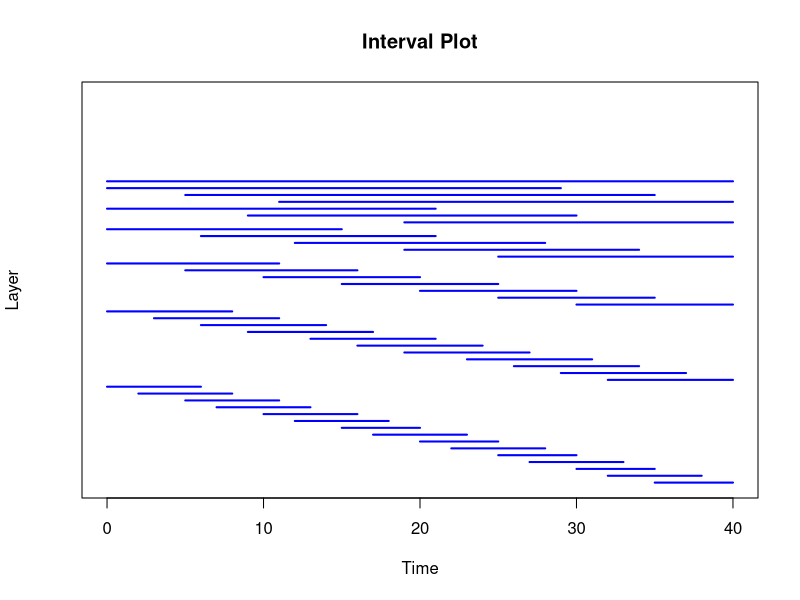

The R source for this figure:

construct_intervals <- function(T, alpha = sqrt(1/2), m = 2) {
  layers <- ceiling(log(T, 1/alpha))
  
  # Since we flatten at the end anyway, no need to store as a list
  intervals <- matrix(NA, nrow = 0, ncol = 2) 
  
  for (k in 1:layers) {
    # Slight variation in these calculations
    # Since I_1 is (1, T] not (0, T] (1 indexing in R)
    nk <- 2 * ceiling((1/alpha)^(k-1)) - 1
    lk <- (T) * alpha^(k - 1)
    sk <- ifelse(nk == 1, 0, ((T) - lk) / (nk - 1))
    
    # We can always end in this case
    if(ceiling(lk) < m) {break}
    
    for (i in 1:nk) {
      start <- floor((i - 1) * sk)
      end <- ceiling((i - 1) * sk + lk)
      
      # In case of lk < m, but ceiling(lk) = m
      # some intervals may still have length = m 
      if ((end - start) >= m) {
        intervals <- rbind(intervals, c(start, end))
      }
    }
    
  }

  # Eliminate any overlapping or duplicate intervals
  return(unique(intervals))
}

plot_intervals <- function(intervals) {
  # Prepare the plot area
  plot(1, type = "n", xlab = "Time", ylab = "Layer", 
       xlim = c(0, max(intervals[, 2])), 
       ylim = c(0, nrow(intervals)), yaxt = 'n', 
       main = "Interval Plot")
  
  # Set the initial y position
  y_pos <- 0
  height_increment <- 0.8  # Controls how much the y position increases for each interval
  
  # Iterate over each row of the intervals matrix (reversed order)
  for (i in nrow(intervals):1) {
    start <- intervals[i, 1]
    end <- intervals[i, 2]
    # Plot each interval as a horizontal line
    segments(x0 = start, x1 = end, y0 = y_pos, y1 = y_pos, col = "blue", lwd = 2)
    # Increase the y position for the next interval
    y_pos <- y_pos + height_increment
  }
}

cusum_on_intervals <- function(CUSUM, obj, intervals, ...) {
  # Fit CUSUM statistic on intervals
  # Intervals should be a list, or a single vector (which is converted)
  
  # ... caries arguments for CUSUM(obj, s, e, t, ...) 
  # pass by name when calling
  # e.g. seeded_binary_segmentation(my_CUSUM, my_obj, 40, rank = hat.rank)
  
  if (is.vector(intervals)) {
    intervals <- matrix(intervals, nrow = 1)
  }
  
  results <- matrix(nrow = nrow(intervals), ncol = 4)
  colnames(results) = c("Candidates", "Gain", "Start", "End")
  
  for (i in 1:nrow(intervals)) {
    # Calculate candidate and maximal gain, keep s and e
    max_gain = 0
    candidate = NULL
    
    s = intervals[i, 1]
    e = intervals[i, 2]
    for (t in (s+1):(e-1)) {
      # Calculate candidate and maximal gain, keep s and e
      gain <- CUSUM(obj, s, e, t, ...)  # Pass additional arguments to CUSUM 
      if (gain > max_gain) {
        max_gain <- gain
        candidate <- t
      }
    }
    
    results[i, ] <- c(candidate, max_gain, s, e)
  }
  
  return(results)
  
}

seeded_binary_seg <- function(CUSUM, obj, T, threshold = NULL, alpha = sqrt(1/2), m = 2, method = "Greedy", CUSUM_res = NULL, ...) {
  # Method can be "Greedy" or "Narrowest"
    # Greedy selects the highest Gain over the threshold first
    # Narrowest selects shorted interval with Gain over threshold first
  # Thresholds should be numeric vector, or left unspecified
    # If unspecified, no selection is done
    # Otherwise, solution path computed for each threshold. 
  # if CUSUM results on intervals already exist, they can be passed in to skip computation
  # ... caries arguments for CUSUM(obj, s, e, t, ...) 
    # pass by name when calling
    # e.g. seeded_binary_segmentation(my_CUSUM, my_obj, 40, rank = hat.rank)
  
  
  if (is.null(CUSUM_res)) {
    intervals <- construct_intervals(T, alpha, m)
    results <- cusum_on_intervals(CUSUM, obj, intervals, ...)
  } else {
    results <- CUSUM_res
  }
  
  # Implement selection
  solution_path = list(list(threshold = -1, results = results))
  if (is.null(threshold)) {return(solution_path)}
  
  threshold <- sort(threshold, decreasing = TRUE)
  if (method == "Greedy") {
    results <- results[order(results[, 2], decreasing = TRUE), ]
    
    # For greedy, index list is outside band loop
    # Since decreasing threshold will not eliminate past candidates
    index_list <- numeric()
    i = 1
    cur_thres_idx = 1
    cat("Number of rows ", nrow(results), "\n")
    cat("Number of thresholds ", length(threshold), "\n")
    
    while(i <= nrow(results) && cur_thres_idx <= length(threshold)){
      cat("row ", i, " with threshold index", cur_thres_idx, "\n")
      # Go to next threshold (if threshold too large)
      # Select candidate (if above threshod and not covered yet)
      # Next row (if above threshold but covered)
      
      if (results[i, 2] < threshold[cur_thres_idx]) {
        subset = results[index_list, ]
        solution_path <- c(solution_path, 
                           list(list(threshold = threshold[cur_thres_idx], results = subset)))
        cur_thres_idx <- cur_thres_idx + 1
      } 
      else if (all(results[index_list, 1] < results[i, 3] | results[index_list, 1] > results[i, 4])) {
        index_list <- c(index_list, i)
        i <- i+1
      } 
      else {
        i <- i+1
      }
    }
    
    if (cur_thres_idx <= length(threshold)) {
      # This means all rows were above the current threshold
      subset = results[index_list, ]
      solution_path <- c(solution_path, 
                         list(list(threshold = threshold[cur_thres_idx], results = subset)))
    }
    return(solution_path)
  }
  
  else if (method == "Narrowest") {
    results <- results[order(results[, 4] - results[, 3], -results[, 2]), ]
    for (band in threshold) {
      index_list <- numeric()
      i = 1
      while(i <= nrow(results)){
        print(i)
        if (results[i, 2] > band && all(results[index_list, 1] < results[i, 3] | 
                                        results[index_list, 1] > results[i, 4])) {
          index_list <- c(index_list, i)
        }
        i <- i+1
      }
      subset = results[index_list, ]
      solution_path <- c(solution_path, list(list(threshold = band, results = subset)))
    }
    return(solution_path)
  }
  else {
    stop("Method must be \"Greedy\" or \"Narrowest\"")
  }
  
}


# Example usage
T <- 40
alpha <- sqrt(1/2)
intervals <- construct_intervals(T, alpha, m = 5)
print(intervals)
plot_intervals(intervals)


# for (band in threshold) {
# while(i <= nrow(results) && results[i, 2] > band){
#   print(i)
#   if (all(index_list < results[i, 3] | index_list > results[i, 4])) {
#     index_list <- c(index_list, i)
#   }
#   i <- i+1
# }
# subset = results[index_list, ]
# solution_path <- c(solution_path, list(list(threshold = band, results = subset)))
# }

